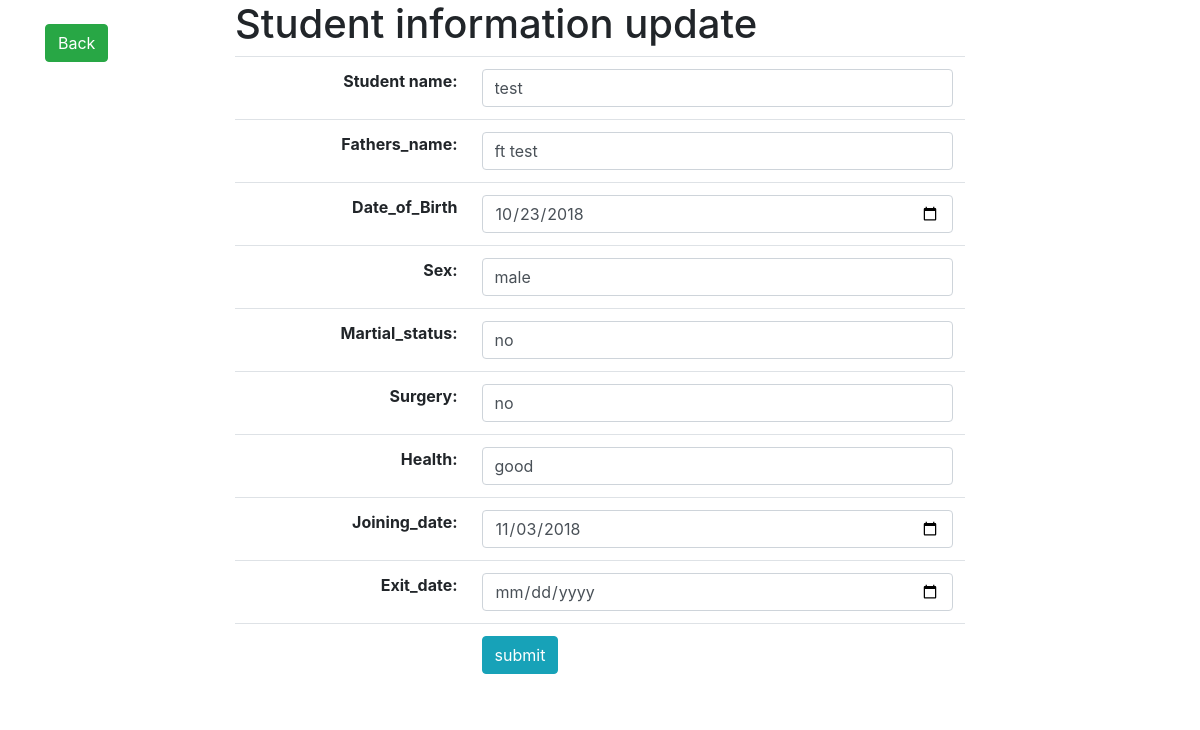
Page /student_edit.php?Stu_id=1 on the committed database.
### tables this page shows
CREATE TABLE `student_information` (
  `Stu_id` int(15) NOT NULL,
  `Student_name` varchar(30) NOT NULL,
  `Fathers_name` varchar(30) NOT NULL,
  `Date_of_Birth` date NOT NULL,
  `Sex` text NOT NULL,
  `Martial_status` text NOT NULL,
  `Surgery` text NOT NULL,
  `Health` text NOT NULL,
  `Joining_date` date NOT NULL,
  `Exit_date` date NOT NULL
);

### student_edit.php (the view, shortened to what this page needs)
<?php
$Stu_id=$_GET['Stu_id'];
$con = mysqli_connect('localhost','root','','fdg_database');
$sql="SELECT * FROM student_information WHERE Stu_id=$Stu_id";
$result=mysqli_query($con, $sql);
$student_information=mysqli_fetch_assoc($result);
?>
<!doctype html>
<html lang="en">
  <head>
    <link rel="stylesheet" href="https://stackpath.bootstrapcdn.com/bootstrap/4.1.3/css/bootstrap.min.css">
  </head>
  <body>
    <div class="container">
      <div class="row clearfix">
        <div class="col-md-2">
          <br>
          <a href="student_information_view.php" class="btn btn-success">Back</a>
        </div>
        <div class="col-md-8">
          <h1>Student information update</h1>
          <table class="table">
            <form action="" method="POST">
            <tr>
              <th class="text-right">Student name:</th>
              <td>
                <input type="varchar" name="Student_name" value="<?php echo $student_information['Student_name']?>" class="form-control">
              </td>
            </tr>
            <tr>
              <th class="text-right">Fathers_name:</th>
              <td><input type="varchar" name="Fathers_name" value="<?php echo $student_information['Fathers_name']?>" class="form-control"></td>
            </tr>
            <tr>
              <th class="text-right">Date_of_Birth</th>
              <td><input type="Date" name="Date_of_Birth" value="<?php echo $student_information['Date_of_Birth']?>" class="form-control"></td>
            </tr>
            <tr>
              <th class="text-right">Sex:</th>
              <td><input type="varchar" name="Sex" value="<?php echo $student_information['Sex']?>" class="form-control"></td>
            </tr>
            <tr>
              <th class="text-right">Martial_status:</th>
              <td><input type="varchar" name="Martial_status" value="<?php echo $student_information['Martial_status']?>" class="form-control"></td>
            </tr>
            <tr>
              <th class="text-right">Surgery:</th>
              <td><input type="varchar" name="Surgery" value="<?php echo $student_information['Surgery']?>" class="form-control"></td>
            </tr>
            <tr>
              <th class="text-right">Health:</th>
              <td><input type="varchar" name="Health" value="<?php echo $student_information['Health']?>" class="form-control"></td>
            </tr>
            <tr>
              <th class="text-right">Joining_date:</th>
              <td><input type="Date" name="Joining_date" value="<?php echo $student_information['Joining_date']?>" class="form-control"></td>
            </tr>
            <tr>
              <th class="text-right">Exit_date:</th>
              <td><input type="date" name="Exit_date" value="<?php echo $student_information['Exit_date']?>" class="form-control"></td>
            </tr>
            <tr>
              <th class="text-right"></th>
              <td><input class="btn btn-info" type="submit" value="submit"></td>
            </tr>
          </form>
          </table>
        </div>
      </div>
    </div>
  </body>
</html>

### rows in the picture
student_information: Student_name "test", Fathers_name "ft test", Date_of_Birth "10/23/2018", Sex "male", Martial_status "no", Surgery "no", Health "good", Joining_date "11/03/2018"
